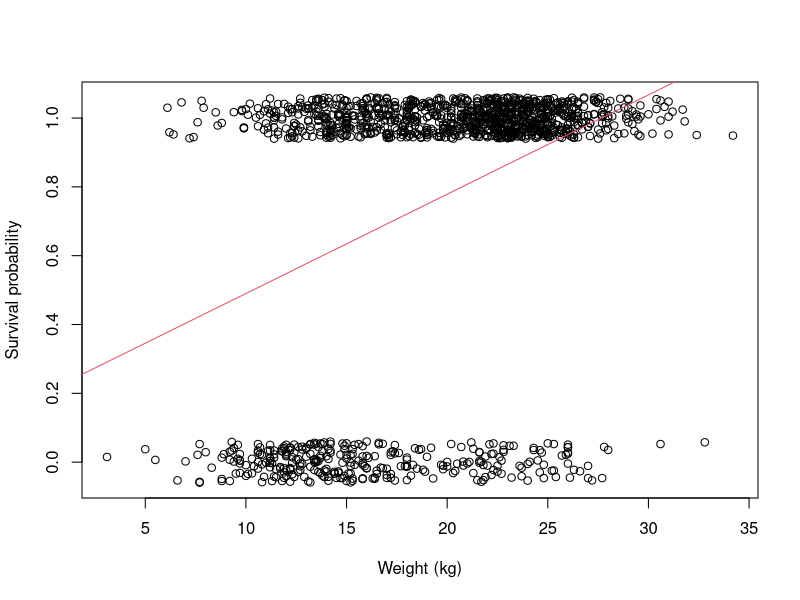
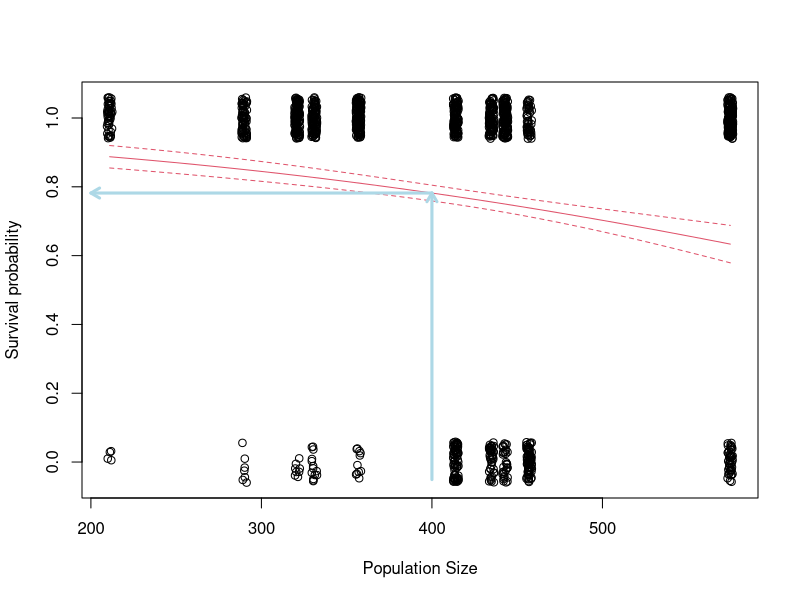
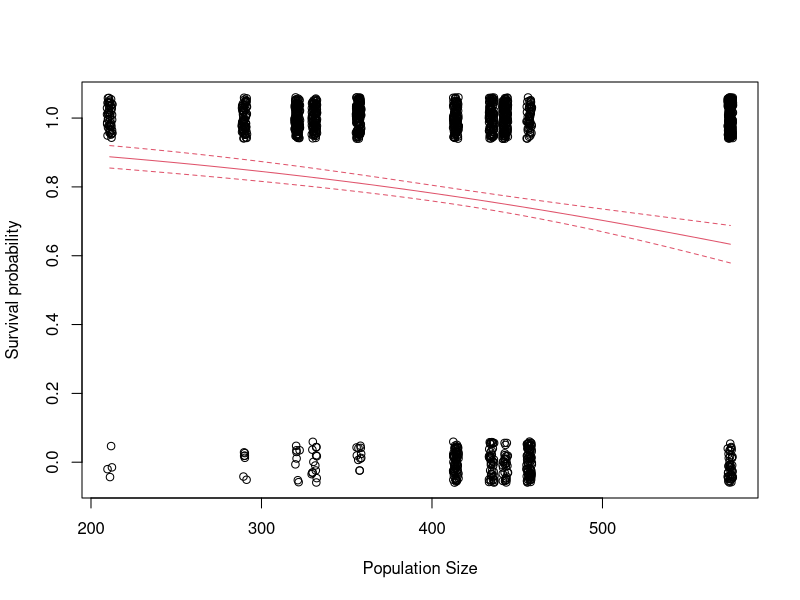
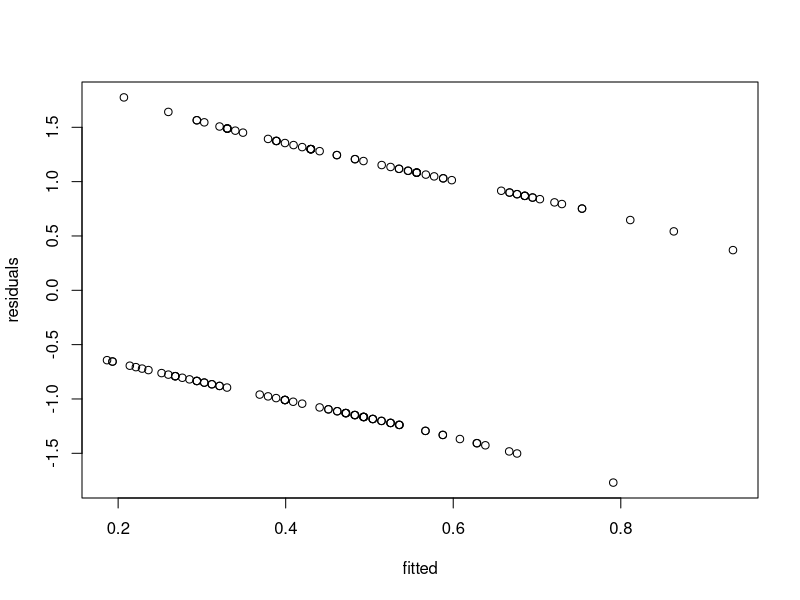
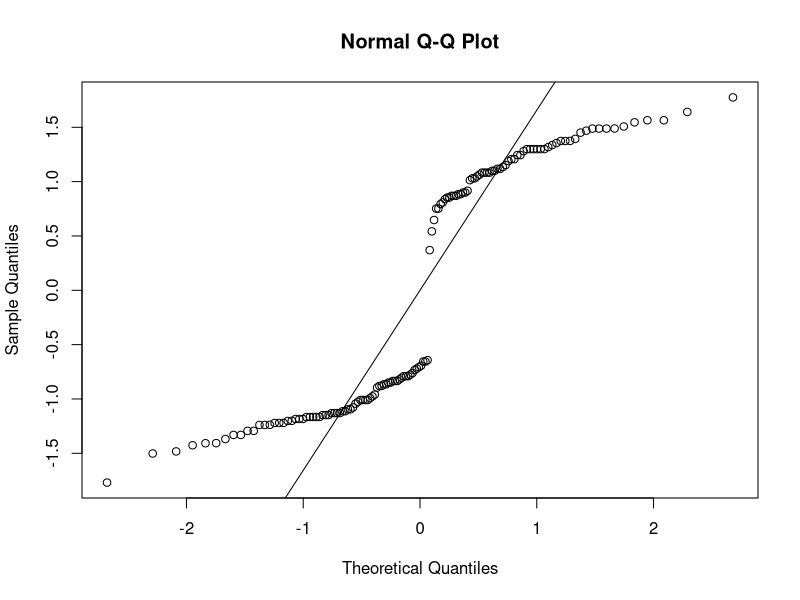
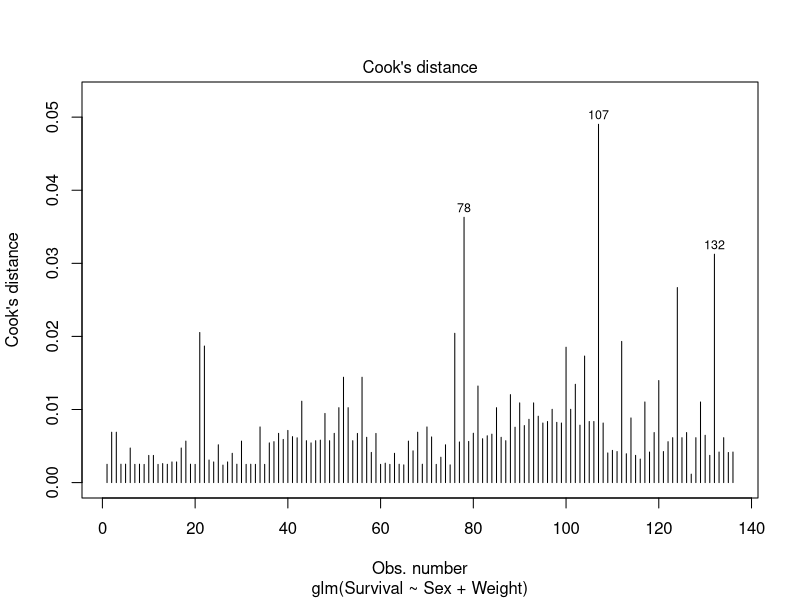
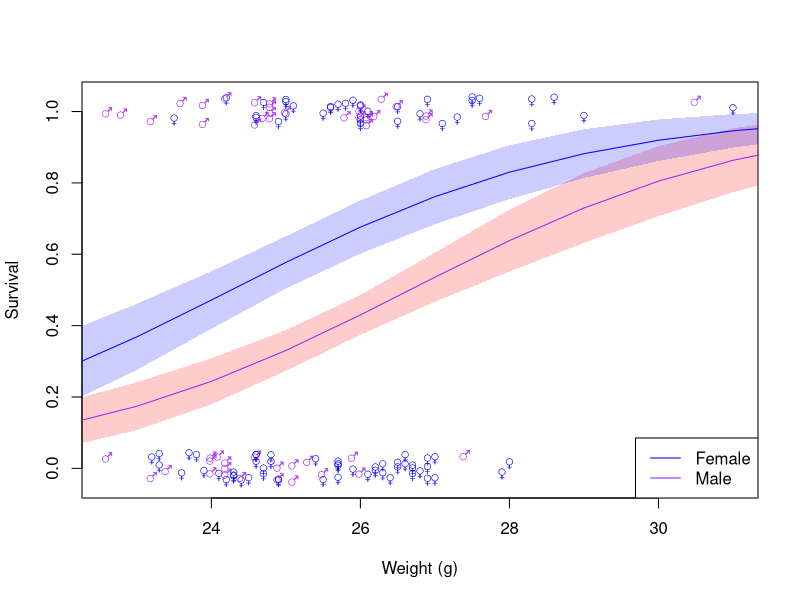

The R source for these figures, in order:
## ---- chunk 1
knitr::opts_chunk$set(cache=TRUE, dpi = 48)
## ---- chunk 2
SheepData <- read.csv("SheepData.csv", header=T)
## ---- chunk 3
plot(SheepData$Weight, jitter(SheepData$Survival, factor=0.3), 
     xlab="Weight (kg)", 
     ylab="Survival probability")
abline(lm(Survival~Weight, data=SheepData), col=2)
## ---- chunk 4
mod1 <- glm(Survival ~ PopSize, family = binomial(), data=SheepData)
predx <- data.frame(PopSize=seq(min(SheepData$PopSize),
                                max(SheepData$PopSize),
                                length=30))
predpsurv <- predict(mod1, newdata = predx, se.fit = TRUE, type = "response")
pred400 <- predict(mod1, newdata = data.frame(PopSize=400),
                   type = "response")
plot(jitter(SheepData$PopSize), jitter(SheepData$Survival, factor=0.3), 
     xlab="Population Size", 
     ylab="Survival probability")
lines(predx$PopSize, predpsurv$fit, col=2)
lines(predx$PopSize, predpsurv$fit-1.96*predpsurv$se.fit, col=2, lty=2)
lines(predx$PopSize, predpsurv$fit+1.96*predpsurv$se.fit, col=2, lty=2)
arrows(x0=400, y0=-0.051, x1=400, y1=pred400, col="lightblue",
       length=0.1, lwd=3)
arrows(x0=400, y0=pred400, x1=200, y1=pred400, col="lightblue",
       length=0.1, lwd=3)
## ---- chunk 5
plot(jitter(SheepData$PopSize), jitter(SheepData$Survival, factor=0.3), 
     xlab="Population Size", 
     ylab="Survival probability")
lines(predx$PopSize, predpsurv$fit, col=2)
lines(predx$PopSize, predpsurv$fit-1.96*predpsurv$se.fit, col=2, lty=2)
lines(predx$PopSize, predpsurv$fit+1.96*predpsurv$se.fit, col=2, lty=2)

## ---- chunk 6
SheepData <- read.csv("SheepData.csv", header=T)
## ---- chunk 7
# Run model
model <- glm(Survival ~ Weight, data = SheepData, family=binomial(link=logit))

# Look at results
coef(model)
confint(model)

# Then predict
prediction_intercept <- 1/(1+exp(-(-2.0298345+(0.1754527*0))))
prediction_intercept # weight = 0kg

prediction_20 <- 1/(1+exp(-(-2.0298345+(0.1754527*20))))
prediction_20 # weight = 20kg

prediction_25 <- 1/(1+exp(-(-2.0298345+(0.1754527*25))))
prediction_25 # weight = 25kg

## ---- chunk 8
# first make some `new` X values to predict for
newdata <- data.frame(Weight = seq(0,35,1))

# then predict from your model
predictions <- predict(model, newdata, type="response", se.fit=T)
## ---- chunk 9
# run model for H1
H1 <- glm(Survival ~ Weight, data = SheepData, family=binomial(link=logit))

# run model for H0
H0 <- glm(Survival ~ 1, data = SheepData, family=binomial(link=logit))

# run anova
anova(H0, H1, test = "LRT")

## ---- chunk 10
SparrowData <- read.csv("Sparrows.csv", header=T)

model0 <- glm(Survival ~ Sex + Weight, data = SparrowData, family = binomial(link=logit))
model1 <- glm(Survival ~ Sex * Weight, data = SparrowData, family = binomial(link=logit))

anova(model0, model1, test="LRT")

## ---- chunk 11
# fitted versus residuals plot
# remember these are deviance residuals
fitted <- fitted(model0)
residuals <- resid(model0)
plot(fitted, residuals)

# normal QQ plot
qqnorm(residuals)
qqline(residuals)

# cook's distance
plot(model0, which=4)

# dispersion
summary(model0)
174.55/133

## ---- chunk 12
coef(model0)
confint(model0)
## ---- chunk 13
# Make predictions for plot
newdata <- expand.grid(Weight = seq(0,35,1), Sex=unique(SparrowData$Sex))
predictions <- predict(model0, newdata, type="response", se.fit=T)
newdata$pred <- predictions$fit
newdata$pred.se <- predictions$se.fit
# Lower and upper intervals
newdata$pred.L <- newdata$pred - newdata$pred.se
newdata$pred.U <- newdata$pred + newdata$pred.se

SparrowData$SexCode <- 1 + (SparrowData$Sex=="Female")

plot(SparrowData$Weight, jitter(SparrowData$Survival, factor = 0.2), type="n",
    col=c("purple", "blue")[SparrowData$SexCode],
    xlab="Weight (g)", ylab="Survival")
# plot intervals for predictions, using transparent colours (4th arg to rgb())
polygon(c(newdata$Weight[newdata$Sex=="Male"], rev(newdata$Weight[newdata$Sex=="Male"])),
       c(newdata$pred.L[newdata$Sex=="Male"], rev(newdata$pred.U[newdata$Sex=="Male"])),
       border=NA, col=rgb(1,0,0,0.2))
polygon(c(newdata$Weight[newdata$Sex=="Female"], rev(newdata$Weight[newdata$Sex=="Female"])),
       c(newdata$pred.L[newdata$Sex=="Female"], rev(newdata$pred.U[newdata$Sex=="Female"])),
       border=NA, col=rgb(0,0,1,0.2))
# Plotting gender symbols trick from here:
# http://sciencetools.evo-eco.org/sciencetools/male-and-female-symbols-in-r/
text(SparrowData$Weight, jitter(SparrowData$Survival, factor = 0.2),
    labels=c('\\VE', '\\MA')[SparrowData$SexCode],vfont=c("sans serif","bold"),
    col=c("blue", "purple")[SparrowData$SexCode])
lines(newdata$Weight[newdata$Sex=="Male"], newdata$pred[newdata$Sex=="Male"], col="purple")
lines(newdata$Weight[newdata$Sex=="Female"], newdata$pred[newdata$Sex=="Female"], col="blue")
legend("bottomright", c("Female", "Male"), col=c("blue", "purple"), lty=1)
